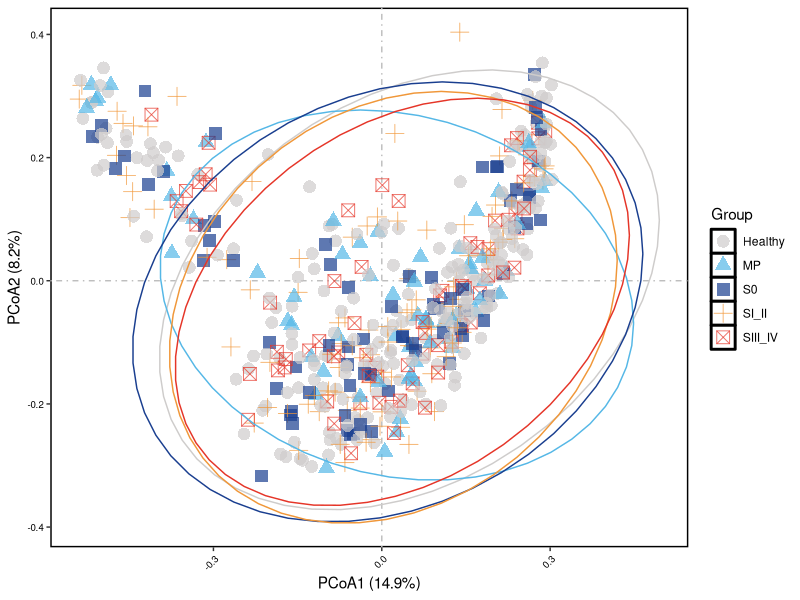
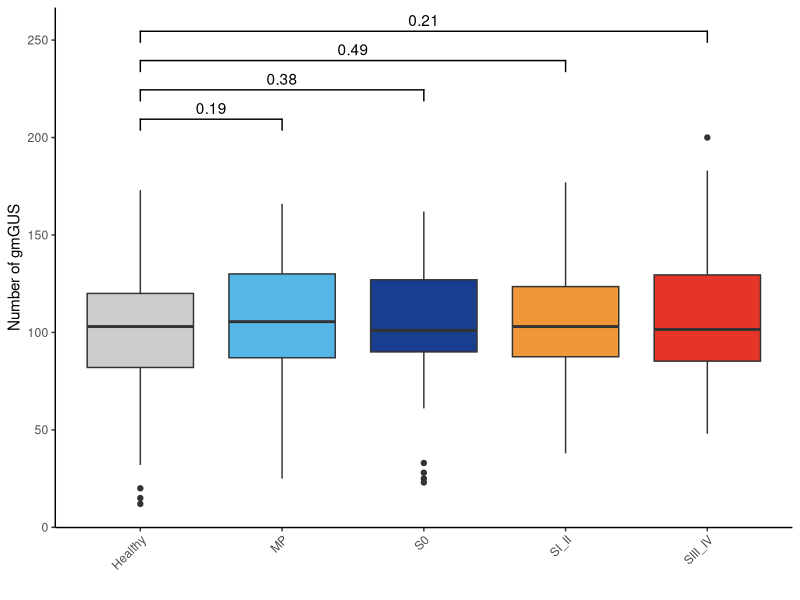
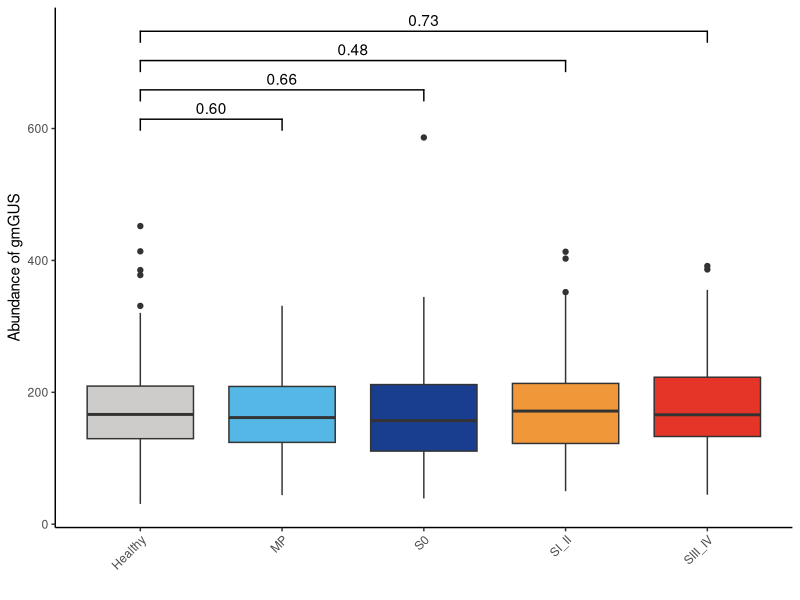

Reproduce these figures in R, in order.
# ######################################################################
#
## Diversity analysis (Figure 2DE)
#
# ######################################################################
library(vegan)
library(ape)
library(dplyr)
library(ggplot2)
library(ggpubr)

##### Get Data #####
group <- read.csv("00.rawdata/group.csv",header = T,row.names = 1)
GUSsStat <- read.csv("00.rawdata/GUSsStat.csv",header = T,row.names = 1)
GUSabun_TPM <- read.csv("00.rawdata/GUSabun_TPM.csv",header = T,row.names = 1)
loop.colors <- c("No Loop"="#FABA39","Mini-Loop 1"="#1AE4B6","Loop 1"="#4686FB","Loop 2"="#7A0403", "Mini-Loop 2"=  "#E4460A", "Mini-Loop 1,2"="#A2FC3C","No coverage" ="#30123B")
analysis.list.info <- list(
  compaired = list(
    "Stage"=list(c("Healthy" ,"MP"),c("Healthy" ,"S0"),c("Healthy" ,"SI_II"),c("Healthy" ,"SIII_IV"))
  ),
  levels = list(
    "Stage"=c("Healthy" ,"MP","S0","SI_II","SIII_IV")
  ),
  colors = list(
    "Stage"=c("Healthy" ="#cecccb","MP"="#55B7E6","S0"="#193E8F","SI_II"="#F09739","SIII_IV"="#E53528")
  )
)

##### PCoA Analysis #####
dataTB <- vegdist(t(GUSabun_TPM), method="bray")
group.info <- group[,'Stage']
names(group.info) <- rownames(group)
#we dist  
adonis(dataTB~group.info,permutations = 999)
#PCOA
PCOA <- pcoa(dataTB, correction="none", rn=NULL)
result <-PCOA$values[,"Relative_eig"]
pco1 = as.numeric(sprintf("%.3f",result[1]))*100
pco2 = as.numeric(sprintf("%.3f",result[2]))*100
pc = as.data.frame(PCOA$vectors)
pc$names = rownames(pc)
xlab=paste("PCoA1 (",pco1,"%)",sep="")
ylab=paste("PCoA2 (",pco2,"%)",sep="")
pc$Group <- factor(as.vector(group.info),levels = analysis.list.info$levels$Stage)
ggplot(pc, aes(Axis.1,Axis.2, fill=Group,color=Group,shape=Group)) +
  labs(x=xlab,y=ylab) +
  geom_hline(yintercept=0,linetype=4,color="grey") +
  geom_vline(xintercept=0,linetype=4,color="grey") +
  geom_point(size=4,alpha=0.7) +
  scale_fill_manual(values = analysis.list.info$colors$Stage)+
  scale_color_manual(values = analysis.list.info$colors$Stage)+
  stat_ellipse(show.legend = F,level = 0.95)+
  theme(axis.text.x=element_text(colour = "black",angle=45,vjust=1,hjust=1,size = 7), axis.text.y=element_text(colour = "black",size = 7),panel.background = element_rect(fill="white",color="black",linetype=1,size=1),panel.grid.major=element_blank(),panel.grid.minor=element_blank(),axis.text = element_text(size=7))

##### adonis adjusted by confounding factors #####
midGroup <- group %>% dplyr::filter(Stage %in% c("Healthy","MP"))
midGroup$Stage <- factor(as.vector(midGroup$Stage),levels = c('Healthy','MP'))
adonis2(t(GUSabun_TPM[,rownames(midGroup)])~Stage + Age + Gender + BMI + Brinkman.Index + Alcohol , data = midGroup,permutations = 999, method = "bray", by = "margin",na.action=na.omit)

midGroup <- group %>% dplyr::filter(Stage %in% c("Healthy","S0"))
midGroup$Stage <- factor(as.vector(midGroup$Stage),levels = c('Healthy','S0'))
adonis2(t(GUSabun_TPM[,rownames(midGroup)])~Stage + Age + Gender + BMI + Brinkman.Index + Alcohol , data = midGroup,permutations = 999, method = "bray", by = "margin",na.action=na.omit)

midGroup <- group %>% dplyr::filter(Stage %in% c("Healthy","SI_II"))
midGroup$Stage <- factor(as.vector(midGroup$Stage),levels = c('Healthy','SI_II'))
adonis2(t(GUSabun_TPM[,rownames(midGroup)])~Stage + Age + Gender + BMI + Brinkman.Index + Alcohol , data = midGroup,permutations = 999, method = "bray", by = "margin",na.action=na.omit)

midGroup <- group %>% dplyr::filter(Stage %in% c("Healthy","SIII_IV"))
midGroup$Stage <- factor(as.vector(midGroup$Stage),levels = c('Healthy','SIII_IV'))
adonis2(t(GUSabun_TPM[,rownames(midGroup)])~Stage + Age + Gender + BMI + Brinkman.Index + Alcohol , data = midGroup,permutations = 999, method = "bray", by = "margin",na.action=na.omit)

##### difference of total number of BGUS #####
data <- GUSabun_TPM
data[data > 0] <- 1
alpha.result <- colSums(data) %>% as.data.frame() %>% dplyr::rename(No.Of.BGUS=1)
alpha.result %>% tibble::rownames_to_column('ID') %>% dplyr::mutate(Group=group[ID,'Stage']) %>% dplyr::filter(Group != 'NA') %>% ggplot(aes(Group,No.Of.BGUS,fill=Group)) + geom_boxplot() + theme_classic() + xlab('') + ylab('Number of gmGUS') + scale_fill_manual(values = analysis.list.info$colors$Stage) + theme(legend.position = "null") + geom_signif(comparisons = analysis.list.info$compaired$Stage, color="black",step_increase = 0.08, map_signif_level=function(p) if(p < 0.01){'+'}else{if(p < 0.05){'*'}else{sprintf("%.2f",p)}}, test = wilcox.test) + xlab("") + ylab("Number of gmGUS") + theme(axis.text.x = element_text(angle = 45,hjust = 1),legend.position = "none") + xlim(analysis.list.info$levels$Stage)

##### difference of total abundance of BGUS #####
data <- GUSabun_TPM
alpha.result <- colSums(data) %>% as.data.frame() %>% dplyr::rename(Abundance.Of.BGUS=1)
alpha.result <- cbind(alpha.result,group)
alpha.result %>% dplyr::select(Abundance.Of.BGUS,Stage) %>% ggplot(aes(Stage,Abundance.Of.BGUS,fill=Stage)) + geom_boxplot() + theme_classic() + xlab('') + ylab('Abundance of gmGUS') + scale_fill_manual(values = analysis.list.info$colors$Stage) + theme(legend.position = "null")  + geom_signif(comparisons = analysis.list.info$compaired$Stage, color="black",step_increase = 0.08, map_signif_level=function(p) if(p < 0.01){'+'}else{if(p < 0.05){'*'}else{sprintf("%.2f",p)}}, test = wilcox.test) + xlab("") + ylab("Abundance of gmGUS") + theme(axis.text.x = element_text(angle = 45,hjust = 1),legend.position = "none") + xlim(analysis.list.info$levels$Stage)
